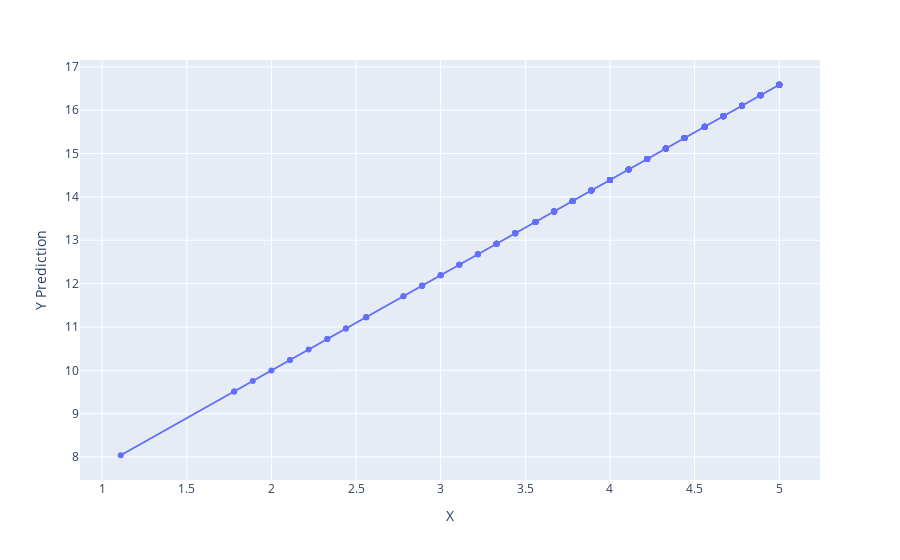

The code cell stored with this chart in its notebook:
### Code cell
npdf = df.to_numpy(copy=True)
x = npdf[:,7].reshape(-1, 1)
y = npdf[:,17].reshape(-1, 1)
#print(x)
#print('______________')
#print(y)
lr = LinearRegression()
lr.fit(x,y)
y_pred = lr.predict(x)

#plt.scatter(x, y)
#plt.plot(x, y_pred, color='red')
#plt.show()

y_pred_list = []
x_list = []
for i in range(x.shape[0]):
    y_pred_list.append(y_pred[i,0])
    x_list.append(x[i,0])
    
d = {'X': x_list, 'Y Prediction': y_pred_list}
df2= pd.DataFrame(data=d)
df2

fig = px.scatter(df2, x='X', y='Y Prediction',trendline='ols')
fig.show()

### Figure 1 — Plotly figure (JSON) as saved in the notebook; plotly's stock layout.template omitted (floating-point values rounded to 4 significant figures; data arrays with more than 128 entries replaced by an {"elided": "..."} marker saying what was removed)
{"data": [{"hoverlabel": {"namelength": 0}, "hovertemplate": "X=%{x}<br>Y Prediction=%{y}", "legendgroup": "", "marker": {"color": "#636efa", "symbol": "circle"}, "mode": "markers", "name": "", "showlegend": false, "type": "scatter", "x": {"elided": "230 float values"}, "xaxis": "x", "y": {"elided": "230 float values"}, "yaxis": "y"}, {"hoverlabel": {"namelength": 0}, "hovertemplate": "<b>OLS trendline</b><br>Y Prediction = 2.196960 * X + 5.602038<br>R<sup>2</sup>=1.000000<br><br>X=%{x}<br>Y Prediction=%{y} <b>(trend)</b>", "legendgroup": "", "marker": {"color": "#636efa", "symbol": "circle"}, "mode": "lines", "name": "", "showlegend": false, "type": "scatter", "x": {"elided": "230 float values"}, "xaxis": "x", "y": {"elided": "230 float values"}, "yaxis": "y"}], "layout": {"legend": {"tracegroupgap": 0}, "margin": {"t": 60}, "xaxis": {"anchor": "y", "domain": [0, 1], "title": {"text": "X"}}, "yaxis": {"anchor": "x", "domain": [0, 1], "title": {"text": "Y Prediction"}}}}
